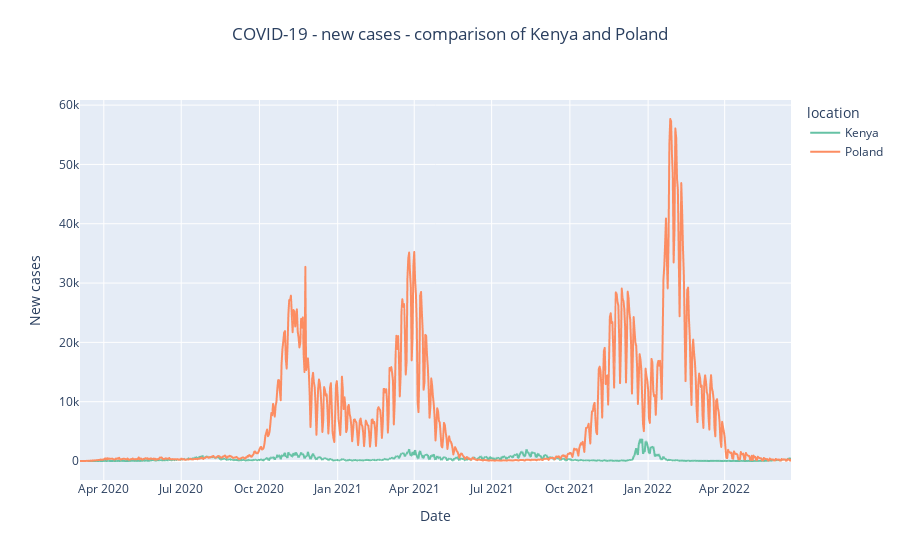

Write notebook code for a chart like this one.
### Code cell
# Create a line plot using Plotly Express
new_cases_fig = px.line(df_new_cases,
                        x='date',
                        y='new_cases',
                        color='location',
                        color_discrete_sequence=px.colors.qualitative.Set2,
                        title='COVID-19 - new cases - comparison of Kenya and Poland'
)

# Update the layout of the plot for better readability and aesthetics
new_cases_fig.update_layout(
    title={
        'text': 'COVID-19 - new cases - comparison of Kenya and Poland',
        'y': 0.95, 
        'x': 0.5, 
        'xanchor': 'center',  
        'yanchor': 'top',  
    },
    xaxis_title='Date', 
    yaxis_title='New cases'
)

# Display the plot
new_cases_fig

### Figure 1 — Plotly figure (JSON) as saved in the notebook; plotly's stock layout.template omitted (floating-point values rounded to 4 significant figures; data arrays with more than 128 entries replaced by an {"elided": "..."} marker saying what was removed)
{"data": [{"hovertemplate": "location=Kenya<br>date=%{x}<br>new_cases=%{y}<extra></extra>", "legendgroup": "Kenya", "line": {"color": "rgb(102,194,165)", "dash": "solid"}, "marker": {"symbol": "circle"}, "mode": "lines", "name": "Kenya", "showlegend": true, "type": "scattergl", "x": {"elided": "835 str values"}, "xaxis": "x", "y": {"elided": "835 int values"}, "yaxis": "y"}, {"hovertemplate": "location=Poland<br>date=%{x}<br>new_cases=%{y}<extra></extra>", "legendgroup": "Poland", "line": {"color": "rgb(252,141,98)", "dash": "solid"}, "marker": {"symbol": "circle"}, "mode": "lines", "name": "Poland", "showlegend": true, "type": "scattergl", "x": {"elided": "837 str values"}, "xaxis": "x", "y": {"elided": "837 int values"}, "yaxis": "y"}], "layout": {"legend": {"title": {"text": "location"}, "tracegroupgap": 0}, "title": {"text": "COVID-19 - new cases - comparison of Kenya and Poland", "x": 0.5, "xanchor": "center", "y": 0.95, "yanchor": "top"}, "xaxis": {"anchor": "y", "domain": [0, 1], "title": {"text": "Date"}}, "yaxis": {"anchor": "x", "domain": [0, 1], "title": {"text": "New cases"}}}}
